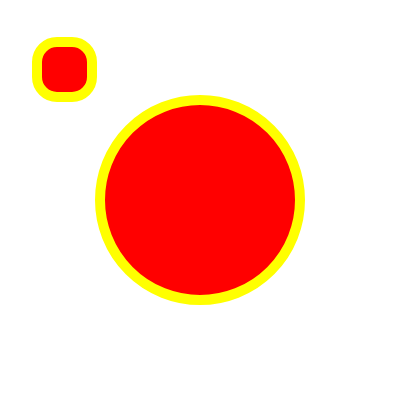
Frame 1 (no input)
Frame 60 (no input): identical to frame 1, image omitted
Frame 120 (the mouse pressed at the canvas centre since frame 60): identical to frame 1, image omitted

The p5.js sketch that drew this single still picture (run headless with seeded random() and noise() and a simulated clock; from frame 60 on, the mouse is pressed at the canvas centre):

// p5.js sketch
// ── sketch.js
function setup() {
  createCanvas(400, 400);
}

function draw() {
  background(255);
  fill('red');
  stroke('yellow');
  strokeWeight(10);
  ellipse(200, 200, 200);
  square(37, 42, 55, 20);
}
